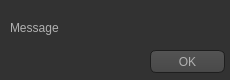
<?xml version="1.0" encoding="UTF-8"?>
<ui version="4.0">
 <class>messagebox</class>
 <widget class="QWidget" name="messagebox">
  <property name="geometry">
   <rect>
    <x>0</x>
    <y>0</y>
    <width>230</width>
    <height>80</height>
   </rect>
  </property>
  <property name="minimumSize">
   <size>
    <width>230</width>
    <height>80</height>
   </size>
  </property>
  <property name="maximumSize">
   <size>
    <width>230</width>
    <height>80</height>
   </size>
  </property>
  <property name="windowTitle">
   <string>MessageBox</string>
  </property>
  <property name="styleSheet">
   <string notr="true">QToolTip
{
     border: 1px solid black;
     background-color: #ffa02f;
     padding: 1px;
     border-radius: 3px;
     opacity: 100;
}

QWidget
{
    color: #b1b1b1;
    background-color: #323232;
}

QWidget:item:hover
{
    background-color: QLinearGradient( x1: 0, y1: 0, x2: 0, y2: 1, stop: 0 #ffa02f, stop: 1 #ca0619);
    color: #000000;
}

QWidget:item:selected
{
    background-color: QLinearGradient( x1: 0, y1: 0, x2: 0, y2: 1, stop: 0 #ffa02f, stop: 1 #d7801a);
}

QMenuBar::item
{
    background: transparent;
}

QMenuBar::item:selected
{
    background: transparent;
    border: 1px solid #ffaa00;
}

QMenuBar::item:pressed
{
    background: #444;
    border: 1px solid #000;
    background-color: QLinearGradient(
        x1:0, y1:0,
        x2:0, y2:1,
        stop:1 #212121,
        stop:0.4 #343434/*,
        stop:0.2 #343434,
        stop:0.1 #ffaa00*/
    );
    margin-bottom:-1px;
    padding-bottom:1px;
}

QMenu
{
    border: 1px solid #000;
}

QMenu::item
{
    padding: 2px 20px 2px 20px;
}

QMenu::item:selected
{
    color: #000000;
}

QWidget:disabled
{
    color: #404040;
    background-color: #323232;
}

QAbstractItemView
{
    background-color: QLinearGradient( x1: 0, y1: 0, x2: 0, y2: 1, stop: 0 #4d4d4d, stop: 0.1 #646464, stop: 1 #5d5d5d);
}

QWidget:focus
{
    /*border: 2px solid QLinearGradient( x1: 0, y1: 0, x2: 0, y2: 1, stop: 0 #ffa02f, stop: 1 #d7801a);*/
}

QLineEdit
{
    background-color: QLinearGradient( x1: 0, y1: 0, x2: 0, y2: 1, stop: 0 #4d4d4d, stop: 0 #646464, stop: 1 #5d5d5d);
    padding: 1px;
    border-style: solid;
    border: 1px solid #1e1e1e;
    border-radius: 5;
}

QPushButton
{
    color: #b1b1b1;
    background-color: QLinearGradient( x1: 0, y1: 0, x2: 0, y2: 1, stop: 0 #565656, stop: 0.1 #525252, stop: 0.5 #4e4e4e, stop: 0.9 #4a4a4a, stop: 1 #464646);
    border-width: 1px;
    border-color: #1e1e1e;
    border-style: solid;
    border-radius: 6;
    padding: 3px;
    font-size: 12px;
    padding-left: 5px;
    padding-right: 5px;
}

QPushButton:pressed
{
    background-color: QLinearGradient( x1: 0, y1: 0, x2: 0, y2: 1, stop: 0 #2d2d2d, stop: 0.1 #2b2b2b, stop: 0.5 #292929, stop: 0.9 #282828, stop: 1 #252525);
}

QComboBox
{
    selection-background-color: #ffaa00;
    background-color: QLinearGradient( x1: 0, y1: 0, x2: 0, y2: 1, stop: 0 #565656, stop: 0.1 #525252, stop: 0.5 #4e4e4e, stop: 0.9 #4a4a4a, stop: 1 #464646);
    border-style: solid;
    border: 1px solid #1e1e1e;
    border-radius: 5;
}
QComboBox:hover,QPushButton:hover
{
    border: 2px solid QLinearGradient( x1: 0, y1: 0, x2: 0, y2: 1, stop: 0 #ffa02f, stop: 1 #d7801a);
}


QComboBox:on
{
    padding-top: 3px;
    padding-left: 4px;
    background-color: QLinearGradient( x1: 0, y1: 0, x2: 0, y2: 1, stop: 0 #2d2d2d, stop: 0.1 #2b2b2b, stop: 0.5 #292929, stop: 0.9 #282828, stop: 1 #252525);
    selection-background-color: #ffaa00;
}

QComboBox QAbstractItemView
{
    border: 2px solid darkgray;
    selection-background-color: QLinearGradient( x1: 0, y1: 0, x2: 0, y2: 1, stop: 0 #ffa02f, stop: 1 #d7801a);
}

QComboBox::drop-down
{
     subcontrol-origin: padding;
     subcontrol-position: top right;
     width: 15px;

     border-left-width: 0px;
     border-left-color: darkgray;
     border-left-style: solid; /* just a single line */
     border-top-right-radius: 3px; /* same radius as the QComboBox */
     border-bottom-right-radius: 3px;
 }

QComboBox::down-arrow
{
    image: url(:/Images/Image/down_arrow.png);

}

QGroupBox:focus
{
border: 2px solid QLinearGradient( x1: 0, y1: 0, x2: 0, y2: 1, stop: 0 #ffa02f, stop: 1 #d7801a);
}

QTextEdit:focus
{
    border: 2px solid QLinearGradient( x1: 0, y1: 0, x2: 0, y2: 1, stop: 0 #ffa02f, stop: 1 #d7801a);
}

QScrollBar:horizontal {
     border: 1px solid #222222;
     background: QLinearGradient( x1: 0, y1: 0, x2: 0, y2: 1, stop: 0.0 #121212, stop: 0.2 #282828, stop: 1 #484848);
     height: 7px;
     margin: 0px 16px 0 16px;
}

QScrollBar::handle:horizontal
{
      background: QLinearGradient( x1: 0, y1: 0, x2: 1, y2: 0, stop: 0 #ffa02f, stop: 0.5 #d7801a, stop: 1 #ffa02f);
      min-height: 20px;
      border-radius: 2px;
}

QScrollBar::add-line:horizontal {
      border: 1px solid #1b1b19;
      border-radius: 2px;
      background: QLinearGradient( x1: 0, y1: 0, x2: 1, y2: 0, stop: 0 #ffa02f, stop: 1 #d7801a);
      width: 14px;
      subcontrol-position: right;
      subcontrol-origin: margin;
}

QScrollBar::sub-line:horizontal {
      border: 1px solid #1b1b19;
      border-radius: 2px;
      background: QLinearGradient( x1: 0, y1: 0, x2: 1, y2: 0, stop: 0 #ffa02f, stop: 1 #d7801a);
      width: 14px;
     subcontrol-position: left;
     subcontrol-origin: margin;
}

QScrollBar::right-arrow:horizontal, QScrollBar::left-arrow:horizontal
{
      border: 1px solid black;
      width: 1px;
      height: 1px;
      background: white;
}

QScrollBar::add-page:horizontal, QScrollBar::sub-page:horizontal
{
      background: none;
}

QScrollBar:vertical
{
      background: QLinearGradient( x1: 0, y1: 0, x2: 1, y2: 0, stop: 0.0 #121212, stop: 0.2 #282828, stop: 1 #484848);
      width: 7px;
      margin: 16px 0 16px 0;
      border: 1px solid #222222;
}

QScrollBar::handle:vertical
{
      background: QLinearGradient( x1: 0, y1: 0, x2: 0, y2: 1, stop: 0 #ffa02f, stop: 0.5 #d7801a, stop: 1 #ffa02f);
      min-height: 20px;
      border-radius: 2px;
}

QScrollBar::add-line:vertical
{
      border: 1px solid #1b1b19;
      border-radius: 2px;
      background: QLinearGradient( x1: 0, y1: 0, x2: 0, y2: 1, stop: 0 #ffa02f, stop: 1 #d7801a);
      height: 14px;
      subcontrol-position: bottom;
      subcontrol-origin: margin;
}

QScrollBar::sub-line:vertical
{
      border: 1px solid #1b1b19;
      border-radius: 2px;
      background: QLinearGradient( x1: 0, y1: 0, x2: 0, y2: 1, stop: 0 #d7801a, stop: 1 #ffa02f);
      height: 14px;
      subcontrol-position: top;
      subcontrol-origin: margin;
}

QScrollBar::up-arrow:vertical, QScrollBar::down-arrow:vertical
{
      border: 1px solid black;
      width: 1px;
      height: 1px;
      background: white;
}


QScrollBar::add-page:vertical, QScrollBar::sub-page:vertical
{
      background: none;
}

QTextEdit
{
    background-color: #242424;
}

QPlainTextEdit
{
    background-color: #242424;
}

QHeaderView::section
{
    background-color: QLinearGradient(x1:0, y1:0, x2:0, y2:1, stop:0 #616161, stop: 0.5 #505050, stop: 0.6 #434343, stop:1 #656565);
    color: white;
    padding-left: 4px;
    border: 1px solid #6c6c6c;
}

QCheckBox:disabled
{
color: #414141;
}

QDockWidget::title
{
    text-align: center;
    spacing: 3px; /* spacing between items in the tool bar */
    background-color: QLinearGradient(x1:0, y1:0, x2:0, y2:1, stop:0 #323232, stop: 0.5 #242424, stop:1 #323232);
}

QDockWidget::close-button, QDockWidget::float-button
{
    text-align: center;
    spacing: 1px; /* spacing between items in the tool bar */
    background-color: QLinearGradient(x1:0, y1:0, x2:0, y2:1, stop:0 #323232, stop: 0.5 #242424, stop:1 #323232);
}

QDockWidget::close-button:hover, QDockWidget::float-button:hover
{
    background: #242424;
}

QDockWidget::close-button:pressed, QDockWidget::float-button:pressed
{
    padding: 1px -1px -1px 1px;
}

QMainWindow::separator
{
    background-color: QLinearGradient(x1:0, y1:0, x2:0, y2:1, stop:0 #161616, stop: 0.5 #151515, stop: 0.6 #212121, stop:1 #343434);
    color: white;
    padding-left: 4px;
    border: 1px solid #4c4c4c;
    spacing: 3px; /* spacing between items in the tool bar */
}

QMainWindow::separator:hover
{

    background-color: QLinearGradient(x1:0, y1:0, x2:0, y2:1, stop:0 #d7801a, stop:0.5 #b56c17 stop:1 #ffa02f);
    color: white;
    padding-left: 4px;
    border: 1px solid #6c6c6c;
    spacing: 3px; /* spacing between items in the tool bar */
}

QToolBar::handle
{
     spacing: 3px; /* spacing between items in the tool bar */
     background: url(:/Images/handle.png);
}

QMenu::separator
{
    height: 2px;
    background-color: QLinearGradient(x1:0, y1:0, x2:0, y2:1, stop:0 #161616, stop: 0.5 #151515, stop: 0.6 #212121, stop:1 #343434);
    color: white;
    padding-left: 4px;
    margin-left: 10px;
    margin-right: 5px;
}

QProgressBar
{
    border: 2px solid grey;
    border-radius: 5px;
    text-align: center;
}

QProgressBar::chunk
{
    background-color: #d7801a;
    width: 2.15px;
    margin: 0.5px;
}

QTabBar::tab {
    color: #b1b1b1;
    border: 1px solid #444;
    border-bottom-style: none;
    background-color: #323232;
    padding-left: 10px;
    padding-right: 10px;
    padding-top: 3px;
    padding-bottom: 2px;
    margin-right: -1px;
	width:124px;
}

QTabWidget::pane {
    border: 1px solid #444;
    top: 1px;
}

QTabBar::tab:last
{
    margin-right: 0; /* the last selected tab has nothing to overlap with on the right */
    border-top-right-radius: 3px;
}

QTabBar::tab:first:!selected
{
 margin-left: 0px; /* the last selected tab has nothing to overlap with on the right */


    border-top-left-radius: 3px;
}

QTabBar::tab:!selected
{
    /*color: #b1b1b1;*/
	color: #212121;
    border-bottom-style: solid;
    margin-top: 3px;
    background-color: QLinearGradient(x1:0, y1:0, x2:0, y2:1, stop:1 #212121, stop:.4 #343434);
}

QTabBar::tab:selected
{
    border-top-left-radius: 3px;
    border-top-right-radius: 3px;
    margin-bottom: 0px;
}

QTabBar::tab:!selected:hover
{
    /*border-top: 2px solid #ffaa00;
    padding-bottom: 3px;*/
	color: #b1b1b1;
    border-top-left-radius: 3px;
    border-top-right-radius: 3px;
    background-color: QLinearGradient(x1:0, y1:0, x2:0, y2:1, stop:1 #212121, stop:0.4 #343434, stop:0.2 #343434, stop:0.1 #ffaa00);
}

QRadioButton::indicator:checked, QRadioButton::indicator:unchecked{
    color: #b1b1b1;
    background-color: #323232;
    border: 1px solid #b1b1b1;
    border-radius: 6px;
}

QRadioButton::indicator:checked
{
    background-color: qradialgradient(
        cx: 0.5, cy: 0.5,
        fx: 0.5, fy: 0.5,
        radius: 1.0,
        stop: 0.25 #ffaa00,
        stop: 0.3 #323232
    );
}

QCheckBox::indicator{
    color: #b1b1b1;
    background-color: #323232;
    border: 1px solid #b1b1b1;
    width: 9px;
    height: 9px;
}

QRadioButton::indicator
{
    border-radius: 6px;
}

QRadioButton::indicator:hover, QCheckBox::indicator:hover
{
    border: 1px solid #ffaa00;
}

QCheckBox::indicator:checked
{
    image: url(:/Images/Image/checkbox.png);
}

QCheckBox::indicator:disabled, QRadioButton::indicator:disabled
{
    border: 1px solid #444;
}

QSpinBox::up-button{

}

QSpinBox::down-button{

}

QDoubleSpinBox::up-button{

}

QDoubleSpinBox::down-button{

}

QTableWidget{
	background-color: #323232;
}
</string>
  </property>
  <widget class="QPushButton" name="PB_OK">
   <property name="geometry">
    <rect>
     <x>150</x>
     <y>50</y>
     <width>75</width>
     <height>23</height>
    </rect>
   </property>
   <property name="text">
    <string>OK</string>
   </property>
  </widget>
  <widget class="QLabel" name="LB_Message">
   <property name="geometry">
    <rect>
     <x>10</x>
     <y>20</y>
     <width>211</width>
     <height>16</height>
    </rect>
   </property>
   <property name="text">
    <string>Message</string>
   </property>
  </widget>
 </widget>
 <resources/>
 <connections/>
</ui>
